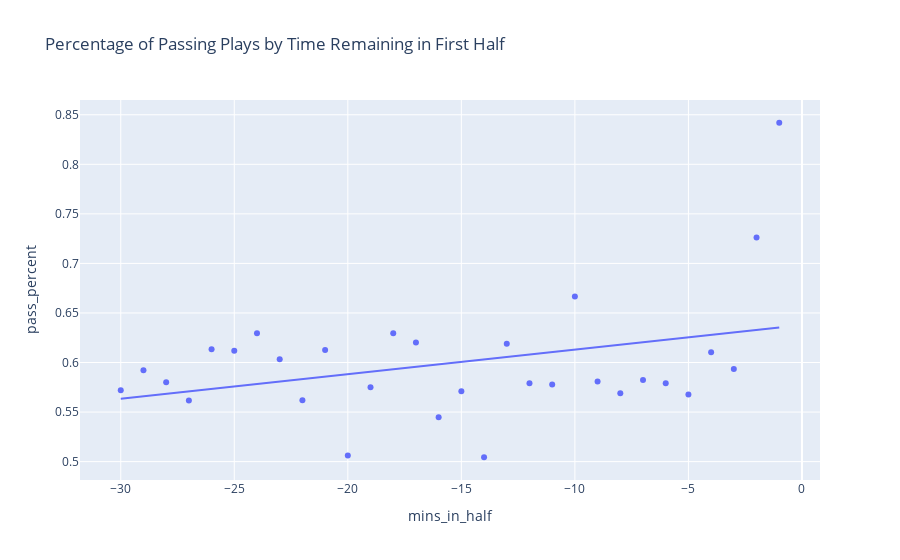

Write notebook code for a chart like this one.
### Markdown cell above
### Expectation: Teams pass substantially more in the last two minutes of each half

### Code cell
df['pass_percent'] = df.apply(lambda p: 1 if p.play_result == "pass" else 0, axis = 1)
df['mins_in_half'] = df.apply(lambda p: 30 - math.ceil(p.secs_remaining / 60), axis = 1)

pass_by_min = df.loc[(df.quarter < 3), ['mins_in_half', 'pass_percent'] ].groupby(['mins_in_half']).mean('pass_percent').reset_index()

px.scatter(pass_by_min, x='mins_in_half', y='pass_percent', trendline='ols', title='Percentage of Passing Plays by Time Remaining in First Half')

### Figure 1 — Plotly figure (JSON) as saved in the notebook; plotly's stock layout.template omitted (floating-point values rounded to 4 significant figures)
{"data": [{"hovertemplate": "mins_in_half=%{x}<br>pass_percent=%{y}<extra></extra>", "legendgroup": "", "marker": {"color": "#636efa", "symbol": "circle"}, "mode": "markers", "name": "", "orientation": "v", "showlegend": false, "type": "scatter", "x": [-30, -29, -28, -27, -26, -25, -24, -23, -22, -21, -20, -19, -18, -17, -16, -15, -14, -13, -12, -11, -10, -9, -8, -7, -6, -5, -4, -3, -2, -1], "xaxis": "x", "y": [0.5719, 0.5923, 0.5801, 0.5617, 0.6134, 0.6118, 0.6296, 0.6034, 0.5619, 0.6125, 0.5061, 0.5751, 0.6296, 0.6201, 0.5446, 0.571, 0.5044, 0.619, 0.5789, 0.5777, 0.6667, 0.5809, 0.569, 0.5823, 0.5792, 0.5678, 0.6102, 0.5935, 0.7262, 0.8419], "yaxis": "y"}, {"hovertemplate": "<b>OLS trendline</b><br>pass_percent = 0.00247825 * mins_in_half + 0.637846<br>R<sup>2</sup>=0.122424<br><br>mins_in_half=%{x}<br>pass_percent=%{y} <b>(trend)</b><extra></extra>", "legendgroup": "", "marker": {"color": "#636efa", "symbol": "circle"}, "mode": "lines", "name": "", "showlegend": false, "type": "scatter", "x": [-30, -29, -28, -27, -26, -25, -24, -23, -22, -21, -20, -19, -18, -17, -16, -15, -14, -13, -12, -11, -10, -9, -8, -7, -6, -5, -4, -3, -2, -1], "xaxis": "x", "y": [0.5635, 0.566, 0.5685, 0.5709, 0.5734, 0.5759, 0.5784, 0.5808, 0.5833, 0.5858, 0.5883, 0.5908, 0.5932, 0.5957, 0.5982, 0.6007, 0.6032, 0.6056, 0.6081, 0.6106, 0.6131, 0.6155, 0.618, 0.6205, 0.623, 0.6255, 0.6279, 0.6304, 0.6329, 0.6354], "yaxis": "y"}], "layout": {"legend": {"tracegroupgap": 0}, "title": {"text": "Percentage of Passing Plays by Time Remaining in First Half"}, "xaxis": {"anchor": "y", "domain": [0, 1], "title": {"text": "mins_in_half"}}, "yaxis": {"anchor": "x", "domain": [0, 1], "title": {"text": "pass_percent"}}}}
